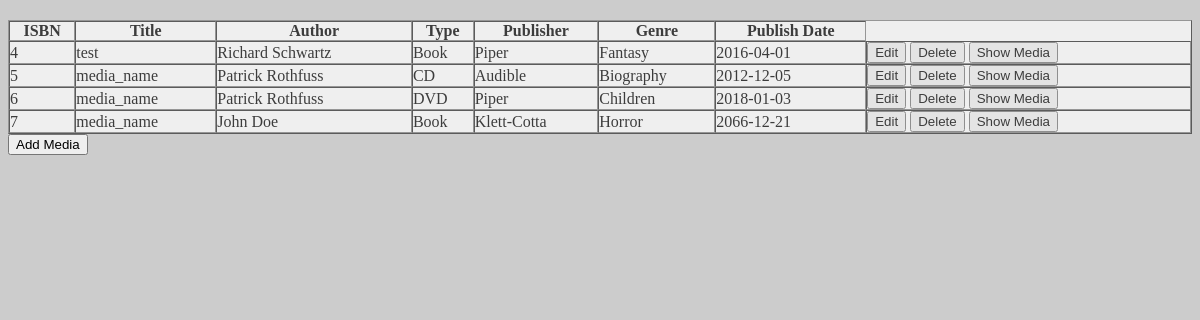
The page / on the database its author committed.
### tables this page shows
CREATE TABLE `media` (
  `ISBN` int(11) NOT NULL,
  `media_description` varchar(255) NOT NULL,
  `media_type` enum('CD','Book','DVD') DEFAULT NULL,
  `media_status` enum('available','not available') DEFAULT NULL,
  `publisher_id` int(11) DEFAULT NULL,
  `author_id` int(11) DEFAULT NULL,
  `genre_nr` int(11) DEFAULT NULL,
  `media_name` varchar(25) NOT NULL,
  `active` int(1) NOT NULL DEFAULT 0,
  `publish_date` date NOT NULL
);

CREATE TABLE `authors` (
  `author_id` int(11) NOT NULL,
  `author_firstName` varchar(15) NOT NULL,
  `author_lastName` varchar(15) NOT NULL,
  `author_media` varchar(20) NOT NULL,
  `genre` int(1) NOT NULL DEFAULT 0
);

CREATE TABLE `publisher` (
  `publisher_id` int(11) NOT NULL,
  `publisher_name` varchar(15) NOT NULL,
  `publisher_address` varchar(20) NOT NULL,
  `publisher_size` enum('small','medium','big') DEFAULT NULL
);

CREATE TABLE `genre` (
  `genre_nr` int(11) NOT NULL,
  `genre` enum('Novel','Fiction','Biography','SF','Horror','Children','Fantasy') DEFAULT NULL
);

### index.php (the view, shortened to what this page needs)
<?php require_once 'actions/db_connect.php'; ?>
<!DOCTYPE html>
<html>
<head>
</head>
<body>
<div class ="Library">
   <table  border="1" cellspacing= "0" cellpadding="0">
       <thead>
           <tr>
               <th>ISBN</th>
               <th>Title</th>
               <th>Author</th>
               <th>Type</th>
               <th>Publisher</th>
               <th>Genre</th>
               <th>Publish Date</th>
           </tr>
       </thead>
       <tbody>
            <?php
           $sql = "SELECT  media.ISBN, media.media_name, media.media_description, media.media_type, media.media_status, media.publish_date, publisher.publisher_name, genre.genre, authors.author_firstName, authors.author_lastName FROM media
             INNER JOIN publisher on media.publisher_id = publisher.publisher_id
             INNER JOIN genre ON media.genre_nr = genre.genre_nr
             INNER JOIN authors ON media.author_id = authors.author_id;";
           $result = $connect->query($sql);
            if($result->num_rows > 0){
                while($row = $result->fetch_assoc()) {
                   echo  "<tr>
                       <td>" .$row['ISBN']."</td>
                       <td>" .$row['media_name']."</td>
                       <td>" .$row['author_firstName']." ".$row['author_lastName' ]."</td>
                       <td>" .$row['media_type']."</td>
                       <td>" .$row['publisher_name']."</td>
                       <td>" .$row['genre']."</td>
                       <td>" .$row['publish_date']."</td>
                       <td>
                           <a href='update.php?ISBN=" .$row['ISBN']."'><button type='button'>Edit</button></a>
                           <a href='delete.php?ISBN=" .$row['ISBN']."'><button type='button'>Delete</button></a>
                           <a href='show.php?ISBN=" .$row['ISBN']."'><button type='button'>Show Media</button></a>
                       </td>
                   </tr>" ;
               }
           } else  {
               echo  "<tr><td colspan='5'><center>No Data Avaliable</center></td></tr>";
           }
            ?>
       </tbody>
   </table>
   <a href= "create.php"><button type="button">Add Media</button></a>
</div>
</body>
</html>

### index.php (style rules this page uses)
body { background-image: url("https://upload.wikimedia.org/wikipedia/commons/e/e1/Duke_Humfrey%27s_Library_Interior_6%2C_Bodleian_Library%2C_Oxford%2C_UK_-_Diliff.jpg"); background-color: #cccccc; height: 100%; background-repeat: no-repeat; }
table { width: 100%; margin-top: 20px; background-color: white; opacity: 0.7; }

### rows shown on the page
media: ISBN "4", media_name "test", author.author_firstName "Richard", author.author_lastName "Schwartz", media_type "Book", publisher.publisher_name "Piper", genre_nr.genre "Fantasy", publish_date "2016-04-01"
media: ISBN "5", media_name "media_name", author.author_firstName "Patrick", author.author_lastName "Rothfuss", media_type "CD", publisher.publisher_name "Audible", genre_nr.genre "Biography", publish_date "2012-12-05"
media: ISBN "6", media_name "media_name", author.author_firstName "Patrick", author.author_lastName "Rothfuss", media_type "DVD", publisher.publisher_name "Piper", genre_nr.genre "Children", publish_date "2018-01-03"
media: ISBN "7", media_name "media_name", author.author_firstName "John", author.author_lastName "Doe", media_type "Book", publisher.publisher_name "Klett-Cotta", genre_nr.genre "Horror", publish_date "2066-12-21"
